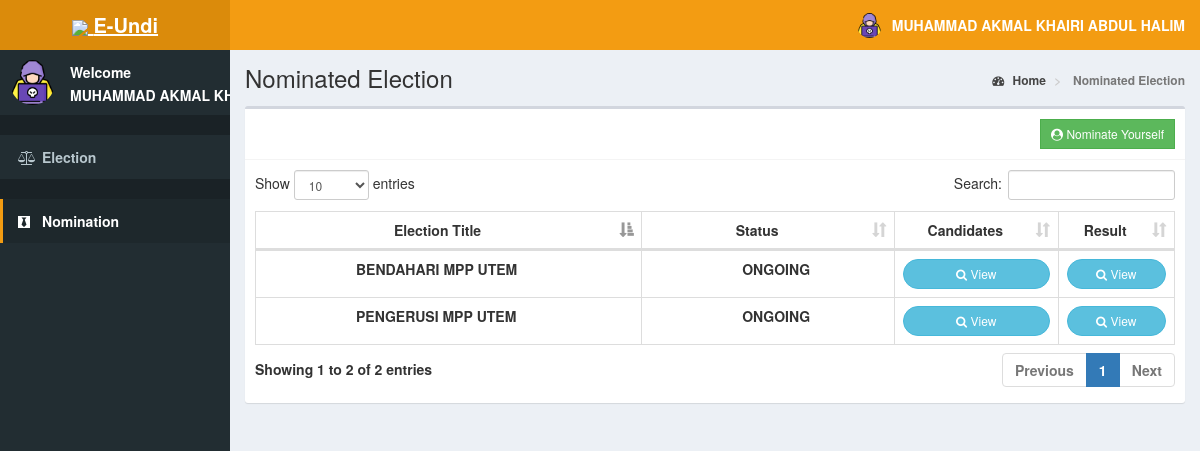
The app's page /voter/candidates.php (signed in) with its own data.
### tables this page shows
CREATE TABLE `voters` (
  `id` int(11) NOT NULL,
  `voters_id` varchar(15) DEFAULT NULL,
  `password` varchar(60) NOT NULL,
  `firstname` varchar(30) NOT NULL,
  `lastname` varchar(30) NOT NULL,
  `photo` varchar(150) NOT NULL,
  `status` varchar(25) NOT NULL,
  `phone` varchar(12) NOT NULL,
  `created_on` date NOT NULL,
  `logintime` time NOT NULL
);

CREATE TABLE `candidates` (
  `id` int(11) NOT NULL,
  `position_id` int(11) NOT NULL,
  `candidate_id` varchar(15) NOT NULL,
  `firstname` varchar(30) NOT NULL,
  `lastname` varchar(30) NOT NULL,
  `photo` varchar(150) NOT NULL,
  `platform` text NOT NULL,
  `status` varchar(25) NOT NULL
);

CREATE TABLE `positions` (
  `id` int(11) NOT NULL,
  `created_by` int(5) NOT NULL,
  `description` varchar(50) NOT NULL,
  `max_vote` int(11) NOT NULL,
  `priority` int(11) NOT NULL,
  `status` varchar(11) NOT NULL,
  `nominationdate` datetime NOT NULL,
  `startdate` datetime NOT NULL,
  `enddate` datetime NOT NULL
);

### voter/includes/session.php (called while the page is built, shortened)
<?php
	include 'includes/conn.php';
	if(isset($_SESSION['voter'])){
		$sql = "SELECT * FROM voters WHERE id = '".$_SESSION['voter']."'";
		$query = $conn->query($sql);
		$voter = $query->fetch_assoc();
	}
	elseif (!isset($_SESSION['superadmin']) || trim($_SESSION['superadmin']) == ''){
        header('location: index.php');
        $sql = "SELECT * FROM superadmin WHERE id = '".$_SESSION['superadmin']."'";
        $query = $conn->query($sql);
        $user = $query->fetch_assoc();
    }
	else{
		header('location: index.php');
		exit();
	}
?>

### voter/candidates.php (the view, shortened to what this page needs)
<?php include 'includes/session.php'; ?>
<link href='bootstrap/css/bootstrap.min.css' rel='stylesheet' type='text/css'>
<head>
</head>
<body class="hold-transition skin-yellow sidebar-mini">
<div class="wrapper">
    <?php include 'includes/navbar.php'; ?>
    <?php include 'includes/menubar.php'; ?>
    <div class="content-wrapper">
        <section class="content-header">
            <h1>
                Nominated Election
            </h1>
            <ol class="breadcrumb">
                <li><a href="#"><i class="fa fa-dashboard"></i> Home</a></li>
                <li class="active"> Nominated Election</li>
            </ol>
        </section>
        <section class="content">
            <div class="row">
                <div class="col-xs-12">
                    <div class="box">
                        <div class="box-header with-border">
                            <div class="pull-right">
                                <a href="candidatesregister.php" class="btn btn-success btn-sm btn-flat"><i class="fa fa-user-circle"></i> Nominate Yourself </a>
                            </div>
                        </div>
                        <div class="box-body">
                            <table id="example1" class="table table-bordered">
                                <thead>
                                <th style="text-align: center;">Election Title</th>
                                <th style="text-align: center;">Status</th>
                                <th style="text-align: center;">Candidates</th>
                                <th style="text-align: center;">Result</th>
                                </thead>
                                <tbody>
                                <?php
                                $query = "SELECT * FROM candidates LEFT JOIN positions ON positions.id=candidates.position_id where position_id IN (select position_id FROM candidates where candidate_id = '".$voter['voters_id']."') GROUP BY positions.id";
                                $result = mysqli_query($conn,$query)  or die( mysqli_error($conn));
                                while($row = mysqli_fetch_array($result)){
                                    $id = $row['id'];
                                    if ($row['status'] == 'Ongoing'){
                                        echo "
                        <tr>
                          <td style='text-transform: uppercase; padding-left: 100px;'>".$row['description']."</td>
                          <td style='text-transform: uppercase; padding-left: 100px;'>".$row['status']."</td>
                          <td>
                          <a style='border-radius: 15px;' class='btn btn-info btn-sm btn-flat btn-block userinfo' data-id='".$id."'><i class='fa fa-search'></i> View</a>
                          </td>
                          <td>
                          <a style='border-radius: 15px;' class='btn btn-info btn-sm btn-flat btn-block userresult' data-id='".$id."'><i class='fa fa-search'></i> View</a>
                          </td>
                        </tr>
                      ";}
                                }
                                ?>
                                </tbody>
                            </table>
                        </div>
                    </div>
                </div>
            </div>
        </section>
    </div>
</div>
</body>
</html>

### voter/includes/navbar.php (shortened to what this page needs)
<header class="main-header">
    <a href="votingtest.php" class="logo">
        <span class="logo-lg"><img src="https://img.icons8.com/small/30/000000/elections.png"> <b> E-Undi </span>
    </a>
        <nav class="navbar navbar-static-top">
        <div class="navbar-custom-menu">
            <ul class="nav navbar-nav">
                <li class="dropdown user user-menu">
                    <a href="#" class="dropdown-toggle" data-toggle="dropdown">
                        <img src="<?php echo (!empty($voter['photo'])) ? '../images/'.$voter['photo'] : 'images/profile.jpg' ?>" class="user-image" alt="User Image">
                        <span class="hidden-xs"><?php echo $voter['firstname'].' '.$voter['lastname']; ?></span>
                    </a>
                </li>
            </ul>
        </div>
    </nav>
</header>

### voter/includes/menubar.php
<aside class="main-sidebar">
    <section class="sidebar">
        <div class="user-panel">
            <div class="pull-left image">
                <img src="<?php echo (!empty($voter['photo'])) ? '../images/'.$voter['photo'] : '../images/profile.jpg' ?>" class="img-circle" alt="User Image">
            </div>
            <div class="pull-left info">
                <p>Welcome</p>
                <p><?php echo $voter['firstname']; ?></p>
            </div>
        </div>
        <ul class="sidebar-menu" data-widget="tree">
            <li class="header"></li>
            <li class=""><a href="testmodal.php"><i class="fa fa-balance-scale"></i> <span>Election</span></a></li>
            <li class="header"></li>
            <li class=""><a href="candidates.php"><i class="fa fa-black-tie"></i> <span>Nomination</span></a></li>
        </ul>
    </section>
</aside>

### records on screen
voters: photo (picture), firstname "MUHAMMAD AKMAL KHAIRI", lastname "ABDUL HALIM", firstname "MUHAMMAD AKMAL…"
candidates: position.description "BENDAHARI MPP UTEM", position.status "ONGOING"
candidates: position.description "PENGERUSI MPP UTEM", position.status "ONGOING"
